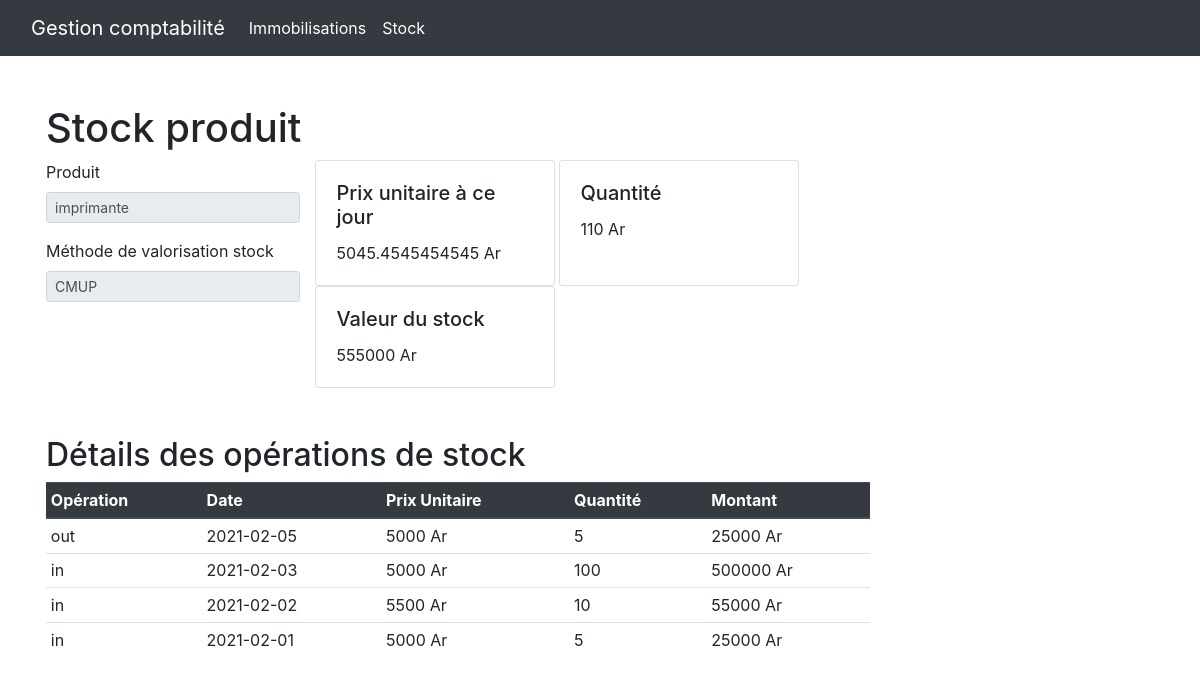
/inv/infos/1, run on an earlier commit of the app's database.
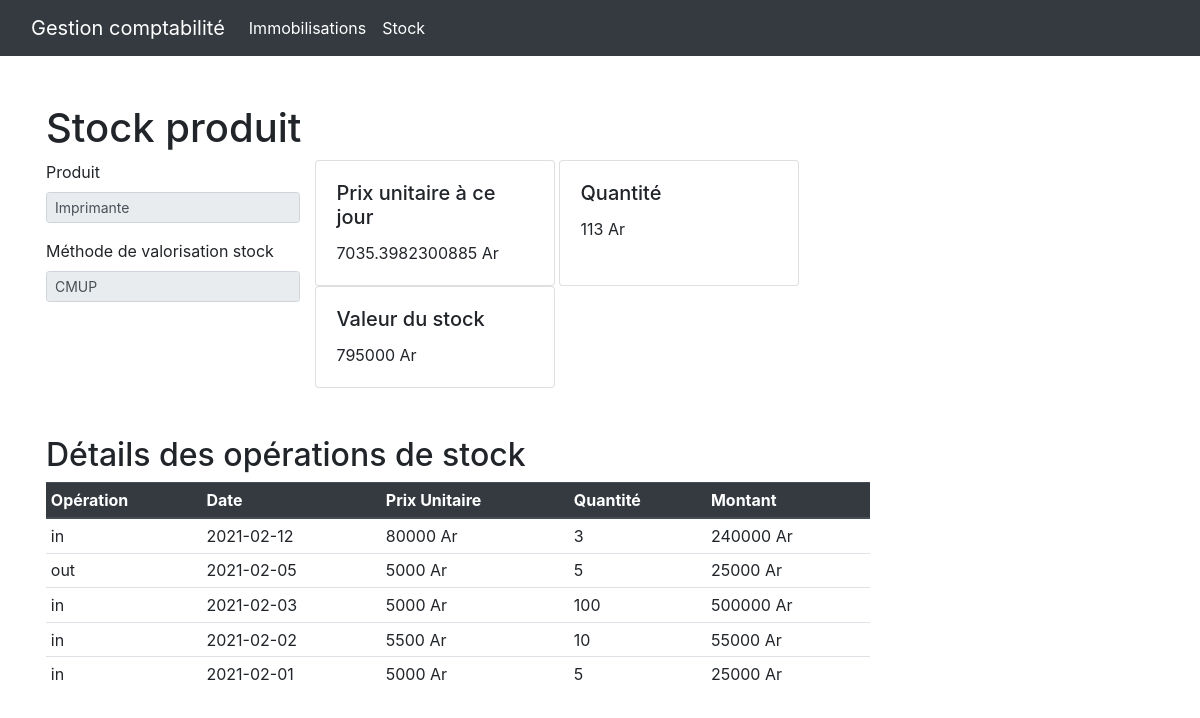
And on a later commit of the database.
### tables this page shows
create table products (
    id int primary key auto_increment,
    code varchar(255),
    name varchar(100),
    inventory_method varchar(4) CHECK (inventory_method IN ('CMUP', 'FIFO', 'LIFO')),
    unique(code)
);

### application/views/template/content.php (called while the page is built, shortened)
<?php $this->load->view("template/header.php"); ?>
<?php $this->load->view($content); ?>

### application/controllers/Inv.php (called while the page is built, shortened)
<?php
class Inv extends Base_Controller
{
    public function __construct()
    {
        $this->load->model("inventories/product_model");
        $this->load->model("inventories/Inventory_model", "invv_model");
        $this->load->model("inventories/InventoryInfo_model", "inv_info");
    }
    public function infos($proudct_id)
    {
        $data = array();
        $data["content"] = "inventories/informations";
        $data["product"] = $this->product_model->getProduct($proudct_id);
        $data["entries"] = $this->invv_model->getAllEntries($proudct_id);
        $data["inv_info"] = $this->product_model->getInfo($proudct_id);
        $this->load->view($this->template, $data);
    }
}

### index.php (called while the page is built, shortened)
<?php
require_once BASEPATH.'core/CodeIgniter.php';

### application/models/inventories/Product_model.php (called while the page is built, shortened)
<?php
class Product_model extends Base_Model
{
    public function getInfo($_product_id)
    {
        $product = $this->getProduct($_product_id);
        $sql = "select (select ((select sum(amount) as sum_ins from inventory_in where product_id = %d) - (select sum(amount) as sum_out from inventory_out where product_id = %d)))  as amount, ((select sum(quantity) as sum_ins from inventory_in where product_id = %d) - (select sum(quantity) as sum_out from inventory_out where product_id = %d)) as quantity, -1 as unit_price, %d as product_id;";
        $sql = sprintf($sql, $_product_id, $_product_id, $_product_id, $_product_id, $_product_id);
        $query = $this->db->query($sql);
        $row = $query->row_array();
        $newObject = arrayToObject($row, new InventoryInfo_model());
        $newObject->unit_price = $newObject->amount / $newObject->quantity;
        return $newObject;
    }
    public function getProduct($_id)
    {
        $sql = "select * from products where id = %d";
        $sql = sprintf($sql, $_id);
        $query = $this->db->query($sql);
        $row = $query->row_array();
        $newObject = arrayToObject($row, $this);
        return $newObject;
    }
}

### application/helpers/utility_helper.php (called while the page is built, shortened)
<?php
function arrayToObject($array, $object) {
    $reflect = new ReflectionClass($object);
    $properties = $reflect->getProperties();
    $newObject = $reflect->newInstance();
    return $newObject;
}

### application/models/inventories/Inventory_model.php (called while the page is built, shortened)
<?php
class Inventory_model extends Base_Model
{
    public function getAllEntries($product_id)
    {
        $sql = "select * from all_entries where product_id = %d order by date_inv desc";
        $sql = sprintf($sql, $product_id);
        $query = $this->db->query($sql);
        $result = array();
        foreach ($query->result_array() as $row) {
            $newObject = arrayToObject($row, $this);
            $result[] = $newObject;
        }
        return $result;
    }
}

### application/views/inventories/informations.php (the view)
<div class="container-fluid my-3">
    <div class="row mx-3">
        <div class="col-md-9">
            <h1>Stock produit</h1>
            <div class="row">
                <div class="col-md-4">
                    <form action="">
                        <div class="form-group">
                            <label for="">Produit</label>
                            <input type="text" class="form-control form-control-sm" value="<?php echo $product->name ?>" readonly>
                        </div>
                        <div class="form-group">
                            <label for="">Méthode de valorisation stock</label>
                            <input readonly type="text" class="form-control form-control-sm" value="<?php echo $product->inventory_method; ?>">
                        </div>
                    </form>
                </div>
                <div class="col-md-8">
                    <div class="row">
                        <div class="card" style="width: 15rem;">
                            <div class="card-body">
                                <h5 class="card-title">Prix unitaire à ce jour</h5>
                                <p class="card-text">
                                    <?php echo $inv_info->unit_price; ?> Ar
                                </p>
                            </div>
                        </div>
                        <div class="card mx-1" style="width: 15rem;">
                            <div class="card-body">
                                <h5 class="card-title">Quantité</h5>
                                <p class="card-text">
                                    <?php echo $inv_info->quantity; ?> Ar
                                </p>
                            </div>
                        </div>
                        <div class="card" style="width: 15rem;">
                            <div class="card-body">
                                <h5 class="card-title">Valeur du stock</h5>
                                <p class="card-text">
                                    <?php echo $inv_info->amount; ?> Ar
                                </p>
                            </div>
                        </div>
                    </div>
                </div>
            </div>
            <div class="my-5">
                <h2>Détails des opérations de stock</h2>
                <table class="mt-1 table table-sm table-hover">
                    <thead class="thead-dark">
                        <tr>
                            <th scope="col">Opération</th>
                            <th scope="col">Date</th>
                            <th scope="col">Prix Unitaire</th>
                            <th scope="col">Quantité</th>
                            <th scope="col">Montant</th>
                        </tr>
                    </thead>
                    <tbody>
                        <?php foreach ($entries as $entry) { ?>
                            <tr>
                                <td><?php echo $entry->type; ?></td>
                                <td><?php echo $entry->date_inv; ?></td>
                                <td><?php echo $entry->unit_price; ?> Ar</td>
                                <td><?php echo $entry->quantity; ?></td>
                                <td><?php echo $entry->amount; ?> Ar</td>
                            </tr>
                        <?php } ?>
                    </tbody>
                </table>
            </div>
        </div>
    </div>
</div>

What changed in the data, as far as the page shows it:
changed products "CMUP": name "imprimante" → "Imprimante"
Also different on the page:
$inv_info->unit_price: "5045.4545454545" → "7035.3982300885"
$inv_info->quantity: "110" → "113"
$inv_info->amount: "555000" → "795000"
new list line: "in 2021-02-12 80000 Ar 3 240000 Ar"
